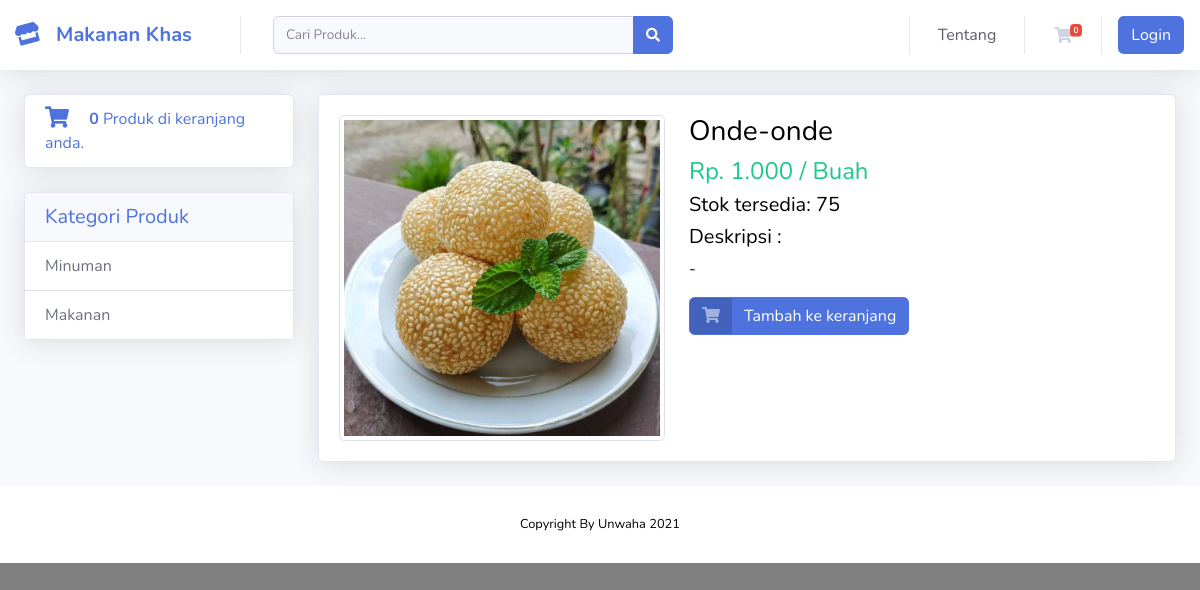
Screenshot of /produk/lihat/1 with the database file from the repository.
### tables this page shows
CREATE TABLE `tbl_kategori` (
  `id_kategori` int(11) NOT NULL,
  `nama_kategori` varchar(99) NOT NULL
);

CREATE TABLE `tbl_produk` (
  `id_produk` int(11) NOT NULL,
  `nama_produk` varchar(150) NOT NULL,
  `kategori_id` int(11) NOT NULL,
  `stok` int(11) NOT NULL,
  `satuan_id` int(11) NOT NULL,
  `harga` int(11) NOT NULL,
  `gambar` varchar(100) NOT NULL,
  `deskripsi` text NOT NULL
);

CREATE TABLE `tbl_satuan` (
  `id_satuan` int(11) NOT NULL,
  `nama_satuan` varchar(50) NOT NULL
);

### application/controllers/Produk.php (called while the page is built, shortened)
<?php
class Produk extends CI_Controller
{
    public function __construct()
    {
        $this->load->library('form_validation');
        $this->load->model('ProdukModel');
        $this->load->model('KategoriModel');
        $this->load->model('KeranjangModel');
        $this->load->model('SatuanModel');
        $this->loggedUser = $this->db->get_where('user', ['email' => $this->session->userdata('email')])->row_array();
    }
    public function lihat($id)
    {
        $data['title'] = 'Detail Produk';
        $data['produk'] = $this->ProdukModel->get_by_id($id);
        $data['kategori'] = $this->KategoriModel->get_all();
        $data['satuan'] = $this->SatuanModel->get_all();
        $data['totalCart'] =  $this->KeranjangModel->total_rows_by_user($this->loggedUser['id']);
        $this->load->view('tamplates/header', $data);
        $this->load->view('tamplates/home_topbar', $data);
        $this->load->view('detail_produk', $data);
        $this->load->view('tamplates/footer');
    }
}

### index.php (called while the page is built, shortened)
<?php
require_once BASEPATH.'core/CodeIgniter.php';

### application/models/KategoriModel.php (called while the page is built, shortened)
<?php
class KategoriModel extends CI_Model
{
    public $tabel = 'tbl_kategori';
    public $id = 'id_kategori';
    public $order = 'DESC';
    function get_all()
    {
        $this->db->order_by($this->id, $this->order);
        return $this->db->get($this->tabel)->result_array();
    }
}

### application/models/ProdukModel.php (called while the page is built, shortened)
<?php
class ProdukModel extends CI_Model
{
    public $tabel = 'tbl_produk';
    public $id = 'id_produk';
    function get_by_id($id)
    {
        $this->db->join('tbl_kategori', 'tbl_kategori.id_kategori = tbl_produk.kategori_id');
        $this->db->join('tbl_satuan', 'tbl_satuan.id_satuan = tbl_produk.satuan_id');
        $this->db->where($this->id, $id);
        return $this->db->get($this->tabel)->row();
    }
}

### application/views/detail_produk.php (the view, shortened to what this page needs)
<div class="container-fluid">
    <div class="row">
        <div class="col-sm-3">
            <div class="card shadow mb-4">
                <div class="card-body p-1">
                    <a class="nav-link" href="<?= base_url('keranjang'); ?>">
                        <span class="icon mr-3">
                            <i class="fas fa-shopping-cart fa-lg"></i>
                        </span>
                        <span class="text"><b id="totalCart">0</b> Produk di keranjang anda.</span></a>
                </div>
            </div>
            <div class="card shadow mb-4">
                <div class="card-header text-primary">
                    <h5 class="p-0 m-0 font-weigth-bold">Kategori Produk</h5>
                </div>
                <div class="card-body p-0">
                    <div class="list-group list-group-flush">
                        <?php foreach ($kategori as $k) : ?>
                            <a href="<?= base_url('produk/kategori/') . $k['nama_kategori']; ?>" class="list-group-item list-group-item-action"><?= $k['nama_kategori']; ?></a>
                        <?php endforeach; ?>
                    </div>
                </div>
            </div>
        </div>
        <div class="col-sm-9">
            <div class="card shadow mb-4">
                <div class="card-body">
                    <div class="row">
                        <div class="col-sm-5">
                            <img src="<?= base_url('assets/img/produk/') . $produk->gambar; ?>" alt="" class="img-thumbnail">
                        </div>
                        <div class="col-sm-7">
                            <h3><?= $produk->nama_produk; ?></h3>
                            <h4 class="text-success">Rp. <?= number_format($produk->harga, 0, ',', '.'); ?> / <?= $produk->nama_satuan; ?></h4>
                            <h5>Stok tersedia: <?= $produk->stok; ?></h5>
                            <h5>Deskripsi : </h5>
                            <p><?= $produk->deskripsi; ?></p>
                            <a href="<?= base_url('keranjang/tambah/') . $produk->id_produk; ?>" class="btn btn-primary btn-icon-split">
                                <span class="icon text-white-50">
                                    <i class="fas fa-shopping-cart"></i>
                                </span>
                                <span class="text">Tambah ke keranjang</span>
                            </a>
                        </div>
                    </div>
                </div>
            </div>
        </div>
    </div>
</div>

### rows the page displays
tbl_kategori: nama_kategori "Minuman"
tbl_kategori: nama_kategori "Makanan"
tbl_produk: gambar (picture), nama_produk "Onde-onde", harga "1.000", satuan.nama_satuan "Buah", stok "75", deskripsi "-"
